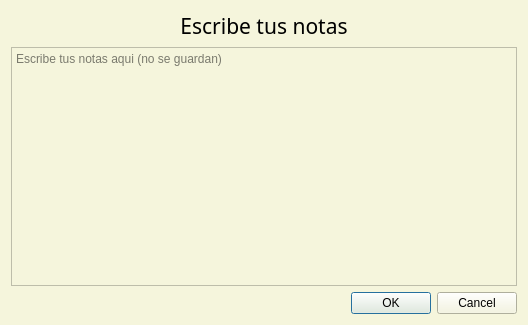
<?xml version="1.0" encoding="UTF-8"?>
<ui version="4.0">
 <class>Dialog</class>
 <widget class="QDialog" name="Dialog">
  <property name="geometry">
   <rect>
    <x>0</x>
    <y>0</y>
    <width>528</width>
    <height>325</height>
   </rect>
  </property>
  <property name="windowTitle">
   <string>Dialog</string>
  </property>
  <property name="styleSheet">
   <string notr="true">background-color: #f5f5dc;</string>
  </property>
  <layout class="QGridLayout" name="gridLayout">
   <item row="0" column="0">
    <widget class="QLabel" name="lblNotas">
     <property name="font">
      <font>
       <family>Dubai</family>
       <pointsize>16</pointsize>
      </font>
     </property>
     <property name="styleSheet">
      <string notr="true">color: black;</string>
     </property>
     <property name="text">
      <string>Escribe tus notas</string>
     </property>
     <property name="alignment">
      <set>Qt::AlignmentFlag::AlignCenter</set>
     </property>
    </widget>
   </item>
   <item row="1" column="0">
    <widget class="QTextEdit" name="teNotas">
     <property name="styleSheet">
      <string notr="true">color: black</string>
     </property>
     <property name="acceptRichText">
      <bool>false</bool>
     </property>
     <property name="placeholderText">
      <string>Escribe tus notas aqui (no se guardan)</string>
     </property>
    </widget>
   </item>
   <item row="2" column="0">
    <widget class="QDialogButtonBox" name="buttonBox">
     <property name="styleSheet">
      <string notr="true">color: black;</string>
     </property>
     <property name="standardButtons">
      <set>QDialogButtonBox::StandardButton::Cancel|QDialogButtonBox::StandardButton::Ok</set>
     </property>
    </widget>
   </item>
  </layout>
 </widget>
 <resources/>
 <connections/>
</ui>
